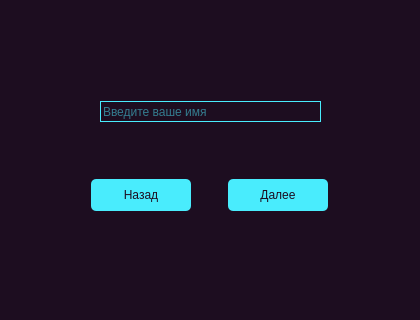
<?xml version="1.0" encoding="UTF-8"?>
<ui version="4.0">
 <class>NameScreen</class>
 <widget class="QDialog" name="NameScreen">
  <property name="enabled">
   <bool>true</bool>
  </property>
  <property name="geometry">
   <rect>
    <x>0</x>
    <y>0</y>
    <width>420</width>
    <height>320</height>
   </rect>
  </property>
  <property name="minimumSize">
   <size>
    <width>420</width>
    <height>320</height>
   </size>
  </property>
  <property name="maximumSize">
   <size>
    <width>420</width>
    <height>320</height>
   </size>
  </property>
  <property name="windowTitle">
   <string>Dialog</string>
  </property>
  <property name="styleSheet">
   <string notr="true">background-color: rgb(29, 13, 32);</string>
  </property>
  <widget class="QWidget" name="verticalLayoutWidget">
   <property name="geometry">
    <rect>
     <x>60</x>
     <y>50</y>
     <width>301</width>
     <height>161</height>
    </rect>
   </property>
   <layout class="QVBoxLayout" name="verticalLayout">
    <item alignment="Qt::AlignmentFlag::AlignHCenter|Qt::AlignmentFlag::AlignVCenter">
     <widget class="QLineEdit" name="nameLineEdit">
      <property name="minimumSize">
       <size>
        <width>221</width>
        <height>21</height>
       </size>
      </property>
      <property name="maximumSize">
       <size>
        <width>221</width>
        <height>21</height>
       </size>
      </property>
      <property name="styleSheet">
       <string notr="true">background-color: rgb(29, 13, 32);
color: rgb(73, 236, 253);
border: 1px solid rgb(73, 236, 253);</string>
      </property>
      <property name="alignment">
       <set>Qt::AlignmentFlag::AlignLeading|Qt::AlignmentFlag::AlignLeft|Qt::AlignmentFlag::AlignVCenter</set>
      </property>
      <property name="placeholderText">
       <string>Введите ваше имя</string>
      </property>
     </widget>
    </item>
    <item>
     <layout class="QHBoxLayout" name="horizontalLayout">
      <item>
       <widget class="QPushButton" name="backButton">
        <property name="minimumSize">
         <size>
          <width>100</width>
          <height>32</height>
         </size>
        </property>
        <property name="maximumSize">
         <size>
          <width>100</width>
          <height>32</height>
         </size>
        </property>
        <property name="styleSheet">
         <string notr="true">background-color: rgb(73, 236, 253);
color: rgb(29, 13, 32);
border-radius: 5px;</string>
        </property>
        <property name="text">
         <string>Назад</string>
        </property>
       </widget>
      </item>
      <item>
       <widget class="QPushButton" name="nextButton">
        <property name="minimumSize">
         <size>
          <width>100</width>
          <height>32</height>
         </size>
        </property>
        <property name="maximumSize">
         <size>
          <width>100</width>
          <height>32</height>
         </size>
        </property>
        <property name="styleSheet">
         <string notr="true">background-color: rgb(73, 236, 253);
color: rgb(29, 13, 32);
border-radius: 5px;</string>
        </property>
        <property name="text">
         <string>Далее</string>
        </property>
       </widget>
      </item>
     </layout>
    </item>
   </layout>
  </widget>
 </widget>
 <resources/>
 <connections/>
</ui>
